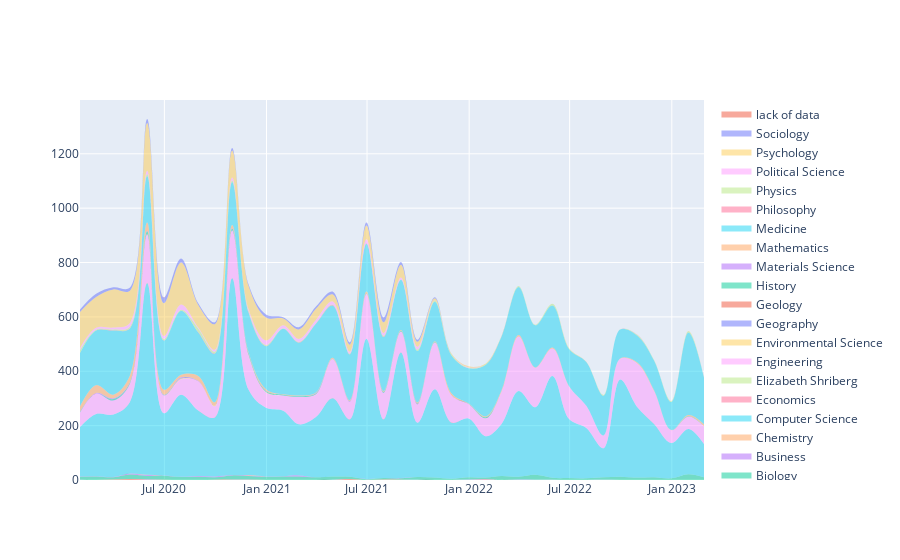

Notebook code cell kept with this figure:
### Code cell
fig = go.Figure()
for field in field_trace_dict.keys():
    fig.add_trace(field_trace_dict[field])

fig.update_layout(
    xaxis=dict(
        # rangeslider=dict(
        #     visible=True
        # ),
        # type="date"
    )
)

fig.show()
